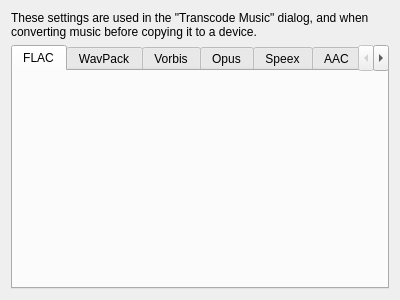
<?xml version="1.0" encoding="UTF-8"?>
<ui version="4.0">
 <class>TranscoderSettingsPage</class>
 <widget class="QWidget" name="TranscoderSettingsPage">
  <property name="geometry">
   <rect>
    <x>0</x>
    <y>0</y>
    <width>400</width>
    <height>300</height>
   </rect>
  </property>
  <property name="windowTitle">
   <string>Transcoding</string>
  </property>
  <layout class="QVBoxLayout" name="layout_transcodersettingspage">
   <item>
    <widget class="QLabel" name="label_top">
     <property name="text">
      <string>These settings are used in the &quot;Transcode Music&quot; dialog, and when converting music before copying it to a device.</string>
     </property>
     <property name="wordWrap">
      <bool>true</bool>
     </property>
    </widget>
   </item>
   <item>
    <widget class="QTabWidget" name="tabWidget">
     <property name="currentIndex">
      <number>0</number>
     </property>
     <widget class="QWidget" name="tab_flac">
      <attribute name="title">
       <string>FLAC</string>
      </attribute>
      <layout class="QVBoxLayout" name="layout_flac">
       <property name="spacing">
        <number>0</number>
       </property>
       <property name="leftMargin">
        <number>0</number>
       </property>
       <property name="topMargin">
        <number>0</number>
       </property>
       <property name="rightMargin">
        <number>0</number>
       </property>
       <property name="bottomMargin">
        <number>0</number>
       </property>
       <item>
        <widget class="TranscoderOptionsFLAC" name="transcoding_flac" native="true"/>
       </item>
      </layout>
     </widget>
     <widget class="QWidget" name="tab_wavpack">
      <attribute name="title">
       <string>WavPack</string>
      </attribute>
      <layout class="QVBoxLayout" name="layout_wavpack">
       <property name="spacing">
        <number>0</number>
       </property>
       <property name="leftMargin">
        <number>0</number>
       </property>
       <property name="topMargin">
        <number>0</number>
       </property>
       <property name="rightMargin">
        <number>0</number>
       </property>
       <property name="bottomMargin">
        <number>0</number>
       </property>
       <item>
        <widget class="TranscoderOptionsWavPack" name="transcoding_wavpack" native="true"/>
       </item>
      </layout>
     </widget>
     <widget class="QWidget" name="tab_vorbis">
      <attribute name="title">
       <string>Vorbis</string>
      </attribute>
      <layout class="QVBoxLayout" name="layout_vorbis">
       <property name="spacing">
        <number>0</number>
       </property>
       <property name="leftMargin">
        <number>0</number>
       </property>
       <property name="topMargin">
        <number>0</number>
       </property>
       <property name="rightMargin">
        <number>0</number>
       </property>
       <property name="bottomMargin">
        <number>0</number>
       </property>
       <item>
        <widget class="TranscoderOptionsVorbis" name="transcoding_vorbis" native="true"/>
       </item>
      </layout>
     </widget>
     <widget class="QWidget" name="tab_opus">
      <attribute name="title">
       <string>Opus</string>
      </attribute>
      <layout class="QVBoxLayout" name="layout_opus">
       <property name="spacing">
        <number>0</number>
       </property>
       <property name="leftMargin">
        <number>0</number>
       </property>
       <property name="topMargin">
        <number>0</number>
       </property>
       <property name="rightMargin">
        <number>0</number>
       </property>
       <property name="bottomMargin">
        <number>0</number>
       </property>
       <item>
        <widget class="TranscoderOptionsOpus" name="transcoding_opus" native="true"/>
       </item>
      </layout>
     </widget>
     <widget class="QWidget" name="tab_speex">
      <attribute name="title">
       <string>Speex</string>
      </attribute>
      <layout class="QVBoxLayout" name="layout_speex">
       <property name="spacing">
        <number>0</number>
       </property>
       <property name="leftMargin">
        <number>0</number>
       </property>
       <property name="topMargin">
        <number>0</number>
       </property>
       <property name="rightMargin">
        <number>0</number>
       </property>
       <property name="bottomMargin">
        <number>0</number>
       </property>
       <item>
        <widget class="TranscoderOptionsSpeex" name="transcoding_speex" native="true"/>
       </item>
      </layout>
     </widget>
     <widget class="QWidget" name="tab_aac">
      <attribute name="title">
       <string>AAC</string>
      </attribute>
      <layout class="QVBoxLayout" name="layout_aac">
       <property name="spacing">
        <number>0</number>
       </property>
       <property name="leftMargin">
        <number>0</number>
       </property>
       <property name="topMargin">
        <number>0</number>
       </property>
       <property name="rightMargin">
        <number>0</number>
       </property>
       <property name="bottomMargin">
        <number>0</number>
       </property>
       <item>
        <widget class="TranscoderOptionsAAC" name="transcoding_aac" native="true"/>
       </item>
      </layout>
     </widget>
     <widget class="QWidget" name="tab_asf">
      <attribute name="title">
       <string>ASF (WMA)</string>
      </attribute>
      <layout class="QVBoxLayout" name="layout_asf">
       <property name="spacing">
        <number>0</number>
       </property>
       <property name="leftMargin">
        <number>0</number>
       </property>
       <property name="topMargin">
        <number>0</number>
       </property>
       <property name="rightMargin">
        <number>0</number>
       </property>
       <property name="bottomMargin">
        <number>0</number>
       </property>
       <item>
        <widget class="TranscoderOptionsASF" name="transcoding_asf" native="true"/>
       </item>
      </layout>
     </widget>
     <widget class="QWidget" name="tab_mp3">
      <attribute name="title">
       <string>MP3</string>
      </attribute>
      <layout class="QVBoxLayout" name="layout_mp3">
       <property name="spacing">
        <number>0</number>
       </property>
       <property name="leftMargin">
        <number>0</number>
       </property>
       <property name="topMargin">
        <number>0</number>
       </property>
       <property name="rightMargin">
        <number>0</number>
       </property>
       <property name="bottomMargin">
        <number>0</number>
       </property>
       <item>
        <widget class="TranscoderOptionsMP3" name="transcoding_mp3" native="true"/>
       </item>
      </layout>
     </widget>
    </widget>
   </item>
  </layout>
 </widget>
 <customwidgets>
  <customwidget>
   <class>TranscoderOptionsMP3</class>
   <extends>QWidget</extends>
   <header>transcoder/transcoderoptionsmp3.h</header>
   <container>1</container>
  </customwidget>
  <customwidget>
   <class>TranscoderOptionsVorbis</class>
   <extends>QWidget</extends>
   <header>transcoder/transcoderoptionsvorbis.h</header>
   <container>1</container>
  </customwidget>
  <customwidget>
   <class>TranscoderOptionsSpeex</class>
   <extends>QWidget</extends>
   <header>transcoder/transcoderoptionsspeex.h</header>
   <container>1</container>
  </customwidget>
  <customwidget>
   <class>TranscoderOptionsAAC</class>
   <extends>QWidget</extends>
   <header>transcoder/transcoderoptionsaac.h</header>
   <container>1</container>
  </customwidget>
  <customwidget>
   <class>TranscoderOptionsFLAC</class>
   <extends>QWidget</extends>
   <header>transcoder/transcoderoptionsflac.h</header>
   <container>1</container>
  </customwidget>
  <customwidget>
   <class>TranscoderOptionsWavPack</class>
   <extends>QWidget</extends>
   <header>transcoder/transcoderoptionswavpack.h</header>
   <container>1</container>
  </customwidget>
  <customwidget>
   <class>TranscoderOptionsASF</class>
   <extends>QWidget</extends>
   <header>transcoder/transcoderoptionsasf.h</header>
   <container>1</container>
  </customwidget>
  <customwidget>
   <class>TranscoderOptionsOpus</class>
   <extends>QWidget</extends>
   <header>transcoder/transcoderoptionsopus.h</header>
   <container>1</container>
  </customwidget>
 </customwidgets>
 <resources/>
 <connections/>
</ui>
